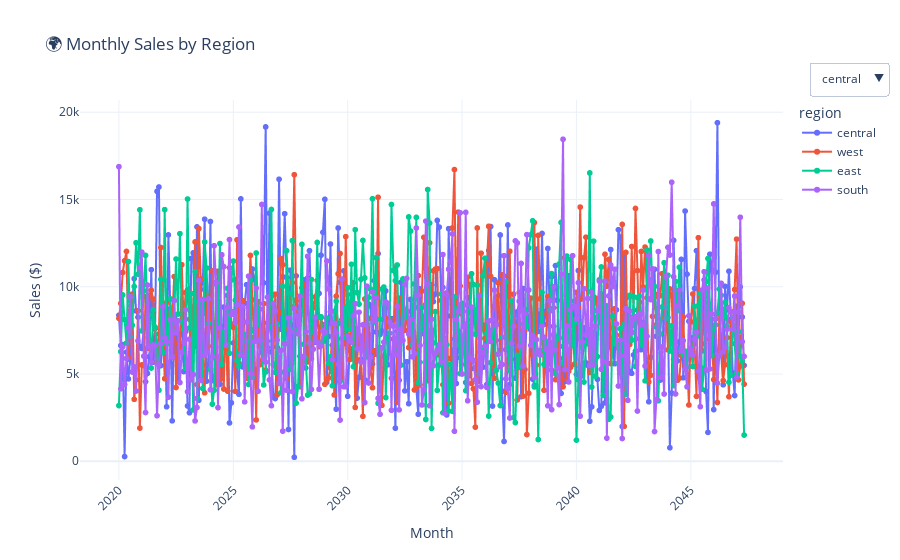

Notebook code for this chart:
### Markdown cell above
## 🔄 4. Interactive Filtering with Plotly

### Code cell
# Interactive line chart with dropdown: Region-wise Monthly Sales

# Ensure 'month' is in correct datetime order
superstore["month"] = superstore["order_date"].dt.to_period("M").astype(str)
monthly_region = (
    superstore
    .groupby(["region", "month"])["sales"]
    .sum()
    .reset_index()
    .sort_values("month")
)

# Line chart with dropdown to select region
fig = px.line(
    monthly_region,
    x="month",
    y="sales",
    color="region",
    title="🌍 Monthly Sales by Region",
    markers=True,
    template="plotly_white",
    labels={"sales": "Sales ($)", "month": "Month"},
    hover_data=["region"]
)

# Update layout for dropdown-based filtering
fig.update_layout(
    xaxis_title="Month",
    yaxis_title="Sales ($)",
    xaxis_tickangle=-45,
    updatemenus=[  # Dropdown to select regions
        {
            "buttons": [
                {"method": "update",
                 "label": region,
                 "args": [
                     {"visible": [r == region for r in monthly_region["region"].unique()]},
                     {"title": f"🌍 Monthly Sales – {region}"}
                 ]
                }
                for region in monthly_region["region"].unique()
            ] + [
                {"method": "update",
                 "label": "All",
                 "args": [
                     {"visible": [True] * len(monthly_region["region"].unique())},
                     {"title": "🌍 Monthly Sales by Region"}
                 ]
                }
            ],
            "direction": "down",
            "showactive": True,
            "x": 1.15,
            "xanchor": "right",
            "y": 1.1,
            "yanchor": "top"
        }
    ]
)

fig.show()

### Figure 1 — Plotly figure (JSON) as saved in the notebook; plotly's stock layout.template omitted (floating-point values rounded to 4 significant figures; data arrays with more than 128 entries replaced by an {"elided": "..."} marker saying what was removed)
{"data": [{"customdata": {"elided": "328x1 str values"}, "hovertemplate": "region=%{customdata[0]}<br>Month=%{x}<br>Sales ($)=%{y}<extra></extra>", "legendgroup": "central", "line": {"color": "#636efa", "dash": "solid"}, "marker": {"symbol": "circle"}, "mode": "lines+markers", "name": "central", "showlegend": true, "type": "scattergl", "x": {"elided": "328 str values"}, "xaxis": "x", "y": {"elided": "328 float values"}, "yaxis": "y"}, {"customdata": {"elided": "329x1 str values"}, "hovertemplate": "region=%{customdata[0]}<br>Month=%{x}<br>Sales ($)=%{y}<extra></extra>", "legendgroup": "west", "line": {"color": "#EF553B", "dash": "solid"}, "marker": {"symbol": "circle"}, "mode": "lines+markers", "name": "west", "showlegend": true, "type": "scattergl", "x": {"elided": "329 str values"}, "xaxis": "x", "y": {"elided": "329 float values"}, "yaxis": "y"}, {"customdata": {"elided": "328x1 str values"}, "hovertemplate": "region=%{customdata[0]}<br>Month=%{x}<br>Sales ($)=%{y}<extra></extra>", "legendgroup": "east", "line": {"color": "#00cc96", "dash": "solid"}, "marker": {"symbol": "circle"}, "mode": "lines+markers", "name": "east", "showlegend": true, "type": "scattergl", "x": {"elided": "328 str values"}, "xaxis": "x", "y": {"elided": "328 float values"}, "yaxis": "y"}, {"customdata": {"elided": "329x1 str values"}, "hovertemplate": "region=%{customdata[0]}<br>Month=%{x}<br>Sales ($)=%{y}<extra></extra>", "legendgroup": "south", "line": {"color": "#ab63fa", "dash": "solid"}, "marker": {"symbol": "circle"}, "mode": "lines+markers", "name": "south", "showlegend": true, "type": "scattergl", "x": {"elided": "329 str values"}, "xaxis": "x", "y": {"elided": "329 float values"}, "yaxis": "y"}], "layout": {"legend": {"title": {"text": "region"}, "tracegroupgap": 0}, "title": {"text": "🌍 Monthly Sales by Region"}, "updatemenus": [{"buttons": [{"args": [{"visible": [true, false, false, false]}, {"title": "🌍 Monthly Sales – central"}], "label": "central", "method": "update"}, {"args": [{"visible": [false, true, false, false]}, {"title": "🌍 Monthly Sales – west"}], "label": "west", "method": "update"}, {"args": [{"visible": [false, false, true, false]}, {"title": "🌍 Monthly Sales – east"}], "label": "east", "method": "update"}, {"args": [{"visible": [false, false, false, true]}, {"title": "🌍 Monthly Sales – south"}], "label": "south", "method": "update"}, {"args": [{"visible": [true, true, true, true]}, {"title": "🌍 Monthly Sales by Region"}], "label": "All", "method": "update"}], "direction": "down", "showactive": true, "x": 1.15, "xanchor": "right", "y": 1.1, "yanchor": "top"}], "xaxis": {"anchor": "y", "domain": [0, 1], "tickangle": -45, "title": {"text": "Month"}}, "yaxis": {"anchor": "x", "domain": [0, 1], "title": {"text": "Sales ($)"}}}}
